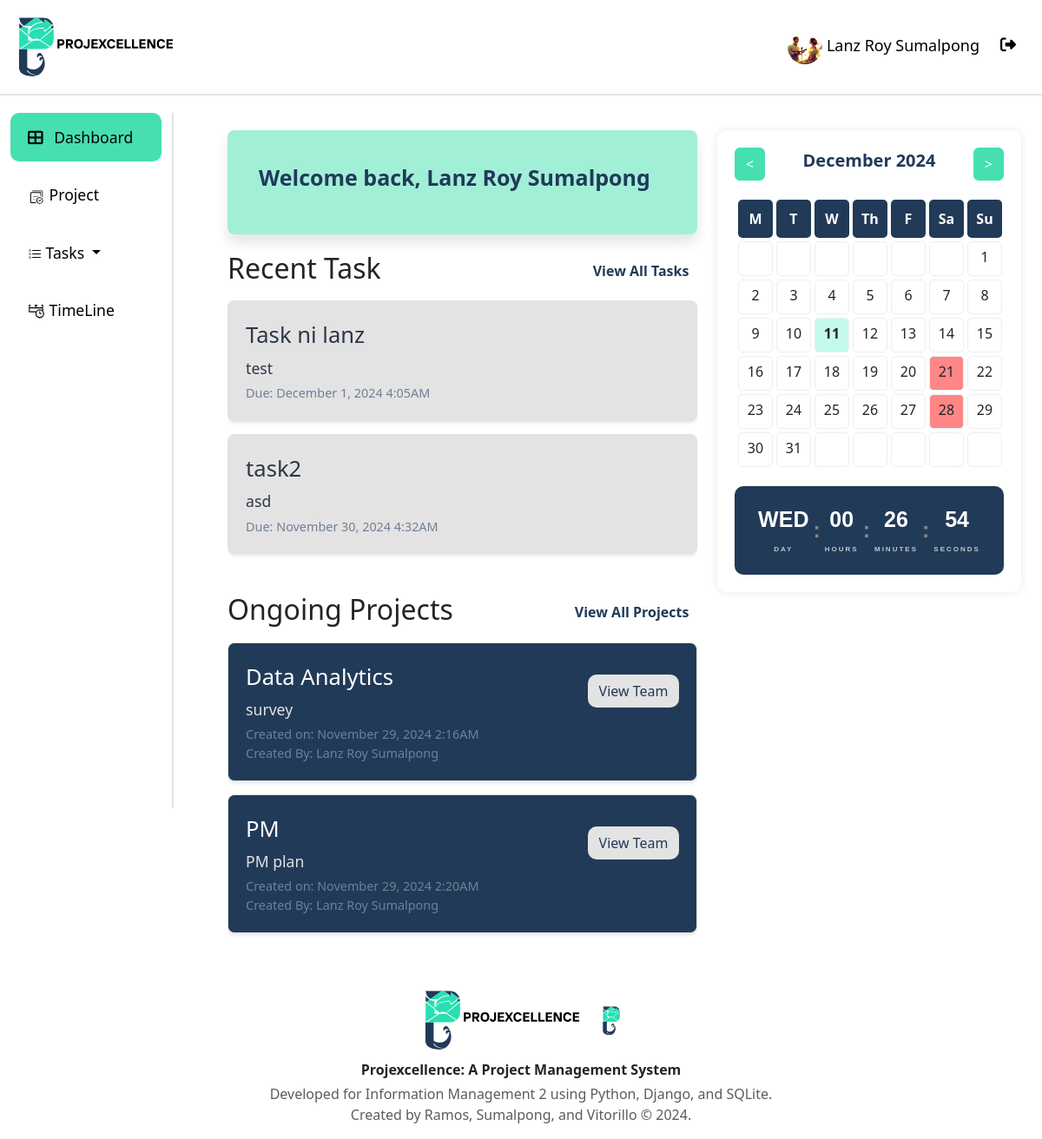
Page /dashboard/ (signed in) on the committed database.
### api/models.py (models this page shows, shortened)
class User(AbstractUser):
    username = None  # Remove the username field entirely
    email = models.EmailField(_("email address"), unique=True)
    phone_regex = RegexValidator(
        regex=r"^\+?1?\d{9,15}$",
        message="Phone number must be entered in the format: '+999999999'. Up to 15 digits allowed.",
    )
    isLogout = models.BooleanField(default=True)
    logoutTime = models.DateTimeField(default=timezone.now)
    phone_number = models.CharField(validators=[phone_regex], max_length=17, blank=True)
    profile_path = models.ImageField(null=True, blank=True,upload_to='profile/' )
    groups = models.ManyToManyField(
        "auth.Group",
        verbose_name=_("groups"),
        blank=True,
        related_name="custom_user_set",
        related_query_name="custom_user",
    )
    user_permissions = models.ManyToManyField(
        "auth.Permission",
        verbose_name=_("user permissions"),
        blank=True,
        related_name="custom_user_set",
        related_query_name="custom_user",
    )
    objects = UserManager()
    USERNAME_FIELD = "email"
    REQUIRED_FIELDS = ["first_name", "last_name", "date_of_hire", "password"]

class Task(models.Model):
    STATUS_CHOICES = [
        ("On-going", "On-going"),
        ("Pending", "Pending"),
        ("Done", "Done"),
    ]
    project_id = models.ForeignKey(Project, on_delete=models.CASCADE)
    task_name = models.CharField(max_length=50)
    description = models.TextField()
    assigned_to = models.ForeignKey( User, on_delete=models.CASCADE, related_name="assigned_tasks" )
    created_by = models.ForeignKey(User, on_delete=models.CASCADE, related_name="created_tasks")
    status = models.CharField(max_length=10, choices=STATUS_CHOICES, default="Pending")
    due_date = models.DateTimeField(default=timezone.now)
    completed = models.BooleanField(default=False)
    isAccepted = models.BooleanField(default=False)
    date_started = models.DateTimeField(null=True, blank=True, default=None)
    created_at = models.DateTimeField(auto_now_add=True)
    updated_at = models.DateTimeField(auto_now=True)

class Project(models.Model):
    project_name = models.CharField(max_length=50)
    description = models.TextField()
    created_by = models.ForeignKey(User, on_delete=models.CASCADE)
    date_created = models.DateTimeField(auto_now_add=True)

### api/Views/views.py (the view)
# urls.py: path("dashboard/", views.dashboard_view, name="dashboard"),
@login_required
def dashboard_view(request):
    projects = Project.objects.filter(models.Q(created_by=request.user) | models.Q(teammembership__user=request.user)).distinct()
    tasks = Task.objects.filter(assigned_to=request.user)
    paginator = Paginator(tasks, 2)
    page_number = request.GET.get('page')
    page_obj_task = paginator.get_page(page_number)
    paginator = Paginator(projects, 2)
    page_number = request.GET.get('page')
    page_obj_projects = paginator.get_page(page_number)
    tasks = Task.objects.filter(assigned_to=request.user).order_by("due_date")
    print(f"Number of tasks found: {tasks.count()}")  # Debug print
    current_date = datetime.now(local_timezone)
    year = int(request.GET.get('year', current_date.year))
    month = int(request.GET.get('month', current_date.month))
    current_day = current_date.day
    current_month = current_date.month
    cal = Calendar(firstweekday=0)
    calendar_data = []
    month_days = cal.monthdays2calendar(year, month)
    print(current_date)
    for week in month_days:
        processed_week = []
        for day, weekday in week:
            if day == 0:
                if len(processed_week) == 0:
                    processed_week.append((day, 'prev-month'))
                else:
                    processed_week.append((day, 'next-month'))
            else:
                processed_week.append((day, 'current-month'))
        calendar_data.append(processed_week)
    tasks_by_date = {}
    for task in tasks:
        if task.status != 'Done':
            date_key = (
                (task.due_date + timedelta(days=1)).strftime('%Y-%m-%d')
                if task.due_date
                else 'No Due Date'
            )
            if date_key not in tasks_by_date:
                tasks_by_date[date_key] = []
            tasks_by_date[date_key].append(task)
    for date_key, task_list in tasks_by_date.items():
        print(f"Date: {date_key}, Tasks: {[task.task_name for task in task_list]}")
    context = {
        "projects": page_obj_projects,
        "tasks":page_obj_task,
        'year': year,
        'month': month,
        'month_name': month_name[month],
        'current_day': current_day,
        'current_month': current_month,
        'calendar_data': calendar_data,
        'tasks_by_date': tasks_by_date,
    }
    return render(request, 'dashboard.html', context)

### api/templates/dashboard.html (shortened to what this page needs)
{% extends "base.html" %}
{% load static %}
{% block extra_css %}
{% load crispy_forms_tags %}
{% load custom_filters %}
{% endblock extra_css %}
{% block content %}
    <div class="page_Container">
        <div class="dashboard">
            <div class="Welcome-card">
                <p class="name">Welcome back,  {{ request.user.first_name|capfirst }} {{ request.user.last_name|capfirst }}</p>
            </div>
            <div class="task-lists">
                    <div class="rt-header">
                        <h2>Recent Task</h2>
                        <a class="view-txt" href="{% url 'task' 'Pending' %}">View All Tasks</a>
                    </div>
                <div id="tasks-list">
                    {% for task in tasks %}
                    <div class="task-item {% if task.completed %}completed{% endif %}">
                        <div class="d-flex align-items-center" onclick="goToTaskDetails(event, '{% url 'task_details' task.id %}')">
                            <div >
                                <div class="task-title">{{ task.task_name }}</div>
                                <div class="task-description">{{ task.description }}</div>
                                <div class="task-due-date">Due: {{ task.due_date|date:"F j, Y g:iA" }}</div>
                            </div>
                        </div>
                    </div>
                    {% empty %}
                        <div class="task-item">
                            <h4 class="text-center">You have no tasks to accomplish.<br/><small>Set up tasks to have a productive day ahead.</small></h4>
                        </div>
                    {% endfor %}
                </div>
            </div>
            <div class="project-lists">
                <div class="rt-header">
                    <th><h2>Ongoing Projects</h2></th>
                    <a class="view-txt  " href="{% url 'project' %}">View All Projects</a>
                </div>
                <div id="projects-list">
                    {% for project in projects %}
                    <div class="project-item">
                        <div class="project-actions ml-10">
                            <a href="{% url 'team_list' project.id %}" class="btn View-Members mt-3">View Team</a>
                        </div>
                        <div>
                            <div class="project-title">{{ project.project_name }}</div>
                            <div class="project-description">{{ project.description }}</div>
                            <div class="project-due-date">Created on: {{ project.date_created|date:"F j, Y g:iA" }}</div>
                            <div class="project-due-date">Created By: {{ project.created_by.first_name}} {{ project.created_by.last_name}}</div>
                        </div>
                    </div>
                     {% empty %}
                    <div class="project-item">
                        <h4 class="text-center-project">No projects found.<br/><small>Create a project to get started.</small></h4>
                    </div>
                    {% endfor %}
                </div>
            </div>
        </div>
        <div class="side-calendar">
            <div class="calendar">
                <div class="calendar-header">
                    <button class="btn btn-primary" id="prevMonth">&lt;</button>
                    <h2 style="font-size: 20px; color:#213A58; font-weight: bold;">{{ month_name }} {{ year }} </h2>
                    <button class="btn btn-primary" id="nextMonth"> &gt;</button>
                </div>
                <div class="calendar-grid">
                    <div class="calendar-day-header">M</div>
                    <div class="calendar-day-header">T</div>
                    <div class="calendar-day-header">W</div>
                    <div class="calendar-day-header">Th</div>
                    <div class="calendar-day-header">F</div>
                    <div class="calendar-day-header">Sa</div>
                    <div class="calendar-day-header">Su</div>
                    {% for week in calendar_data %}
                        {% for day in week %}
                            {% with year_str=year|stringformat:"04d" month_str=month|stringformat:"02d" day_str=day.0|stringformat:"02d" %}
                                {% with date_key=year_str|add:"-"|add:month_str|add:"-"|add:day_str %}
                                    <div class="calendar-day
                                        {% if tasks_by_date|get_item:date_key %}have_Due{% endif %}
                                        {% if day.0 == current_day and month == current_month %}current-day{% endif %}
                                        {% if day.1 == 'prev-month' %}prev-month{% endif %}
                                    " {% if tasks_by_date|get_item:date_key %} onclick="goToTeam(event, '{% url 'due_day_task_List' year month day.0 %}') {% endif %}">
                                        {%if day.0 != 0%}
                                            <div>{{ day.0 }}</div>
                                        {% endif %}
                                    </div>
                                {% endwith %}
                            {% endwith %}
                        {% endfor %}
                    {% endfor %}
                </div>
            <div class="digital-clock">
                <div class="clock-section">
                    <span id="day">--</span>
                    <small>DAY</small>
                </div>
                <span class="colon">:</span>
                <div class="clock-section">
                    <span id="hours">--</span>
                    <small>HOURS</small>
                </div>
                <span class="colon">:</span>
                <div class="clock-section">
                    <span id="minutes">--</span>
                    <small>MINUTES</small>
                </div>
                <span class="colon">:</span>
                <div class="clock-section">
                    <span id="seconds">--</span>
                    <small>SECONDS</small>
                </div>
            </div>
        </div>
    </div>
{% endblock  %}

### api/templates/base.html (shortened to what this page needs)
{% load static %}
<!DOCTYPE html>
<html lang="en">
  <head>
    <link
      href="https://cdn.jsdelivr.net/npm/bootstrap@5.3.0/dist/css/bootstrap.min.css"
      rel="stylesheet"
    />
    <link href="https://cdn.jsdelivr.net/npm/bootstrap-icons/font/bootstrap-icons.css" rel="stylesheet">
    <link
      href="https://cdnjs.cloudflare.com/ajax/libs/font-awesome/6.4.0/css/all.min.css"
      rel="stylesheet"
    />
    <link href="https://cdn.jsdelivr.net/npm/bootstrap@5.3.0/dist/css/bootstrap.min.css" rel="stylesheet">
  </head>
  <body>
    <header>
      <div class="header">
          <img src="{% static '/res/slogo.svg' %}" alt="logo" width="200px">
          <div class="profile" >
            <a class="nav-link {% if request.resolver_match.url_name == 'profile' %}active{% endif %}" href="{% url 'profile' %}">
              {% if request.user.profile_path.url != null  %}
                <img src="{{ request.user.profile_path.url }}" width="40px" height="40px" style="border-radius: 50%;" >
              {%endif%}
              {{ request.user.first_name|capfirst }} {{ request.user.last_name|capfirst }}
            </a>
            <a class="nav-link" href="{% url 'logout' %}" onclick="event.preventDefault(); document.getElementById('logout-form').submit();" style="margin-top: 5px;">
              <i class="fas fa-sign-out-alt me-2"></i>
            </a>
          </div>
      </div>
    </header>
    <div class="container-fluid">
      <div class="row">
        <nav
          id="sidebarMenu"
          class="col-md-3 col-lg-2 d-md-block sidebar collapse"
        >
          <ul class="nav flex-column">
            <li class="nav-item">
              <a class="nav-link {% if request.resolver_match.url_name == 'dashboard' %}active{% endif %}" href="{% url 'dashboard' %}">
                <i class="fas fa-th-large me-2"></i> Dashboard
              </a>
            </li>
            <li class="nav-item">
              <a class="nav-link {% if request.resolver_match.url_name == 'project' %}active{% endif %}" href="{% url 'project' %}">
                <img src="{% static '/res/projectIcon.svg' %}" alt="logo" width="20px">  Project
              </a>
            </li>
            <li class="nav-item dropdown">
              <a
                class="nav-link dropdown-toggle {% if request.resolver_match.url_name == 'task' or request.resolver_match.url_name == 'assign_task'%}active{% endif %}"
                href="#"
                id="taskDropdown"
                role="button"
                data-bs-toggle="dropdown"
                aria-expanded="false"
              >
                {% if request.resolver_match.url_name == 'task' %} My {% elif request.resolver_match.url_name == 'assign_task' %} Assigned{% endif %} Tasks
              </a>
            </li>
            <li class="nav-item">
              <a class="nav-link {% if request.resolver_match.url_name == 'timeline' %}active{% endif %}" href="{% url 'timeline' %}">
                <img src="{% static '/res/timelineIcon.svg' %}" alt="logo" width="20px">  TimeLine
              </a>
            </li>
          </ul>
        </nav>
        <main class="col-md-9 ms-sm-auto col-lg-10 px-md-4 main-content">
          {% block content %}{% endblock content %}
        </main>
      </div>
    </div>
  </body>
  <footer class="footer">
    <div class="container text-center content-container">
      <img src="{% static '/res/slogo.svg' %}" alt="logo" width="200px">
      <img src="{% static '/res/logoPlaceHolder.png' %}" alt="logo" width="40px">
      <p class="mb-1 fw-bold">Projexcellence: A Project Management System</p>
      <p class="text-muted">
        Developed for Information Management 2 using Python, Django, and SQLite.<br>
        Created by Ramos, Sumalpong, and Vitorillo &copy; {% now "Y" %}.
      </p>
    </div>
  </footer>
</html>

### rows in the picture
User: user.profile_path (picture), user.first_name "Lanz Roy", user.last_name "Sumalpong"
Task: task_name "Task ni lanz", description "test", due_date "December 1, 2024 4:05AM"
Task: task_name "task2", description "asd", due_date "November 30, 2024 4:32AM"
Project: project_name "Data Analytics", description "survey", date_created "November 29, 2024 2:16AM", created_by.first_name "Lanz Roy", created_by.last_name "Sumalpong"
Project: project_name "PM", description "PM plan", date_created "November 29, 2024 2:20AM", created_by.first_name "Lanz Roy", created_by.last_name "Sumalpong"

### other values in the picture
{{ month_name }} "December"
{{ year }} "2024"
{{ day.0 }} "1" "2" "3" "4" "5" "6" "7" "8" "9" "10" "11" "12" "13" "14" "15" "16" "17" "18" "19" "20" "21" "22" "23" "24" "25" "26" "27" "28" "29" "30" "31"
